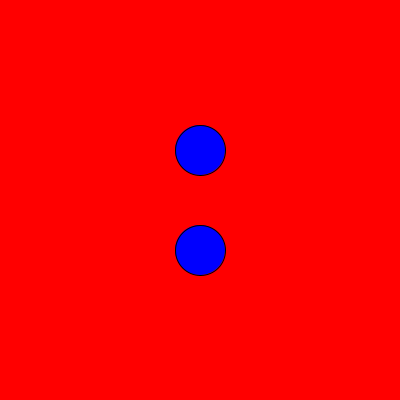
Frame 1 (no input)
Frame 60 (the mouse pressed at the canvas centre just before this capture): identical to frame 1, image omitted
Frame 120 (the mouse held since frame 60 and released just before this capture): identical to frame 1, image omitted

The Processing sketch that drew this single still picture (run headless with seeded random() and noise(); from frame 60 on, the mouse is pressed at the canvas centre):

// Processing sketch: circular_buttons
// ── circular_buttons.pde
int c=color(255, 0, 0);
void setup() {
  size(400, 400);
}

void draw() {
  background(c);
  fill(0,0,255);
  ellipse(200, 150, 50, 50);
  ellipse(200, 250, 50, 50);
  int k=int(dist(mouseX,mouseY,200,150));
  if(mousePressed && k<25)c=color(0,255,0);
}
